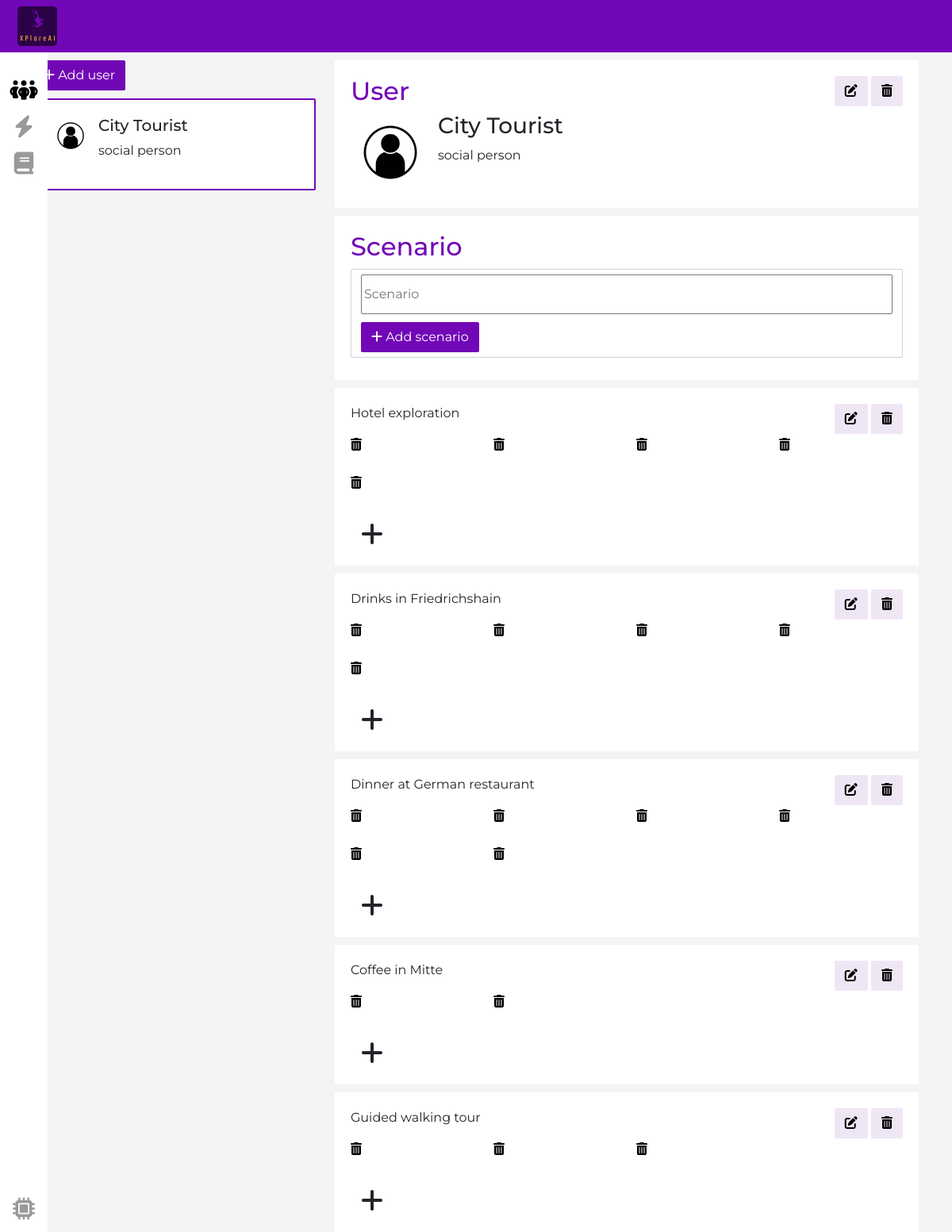
The app's page /fdd_app/persona=36/create_scenarios, older data.
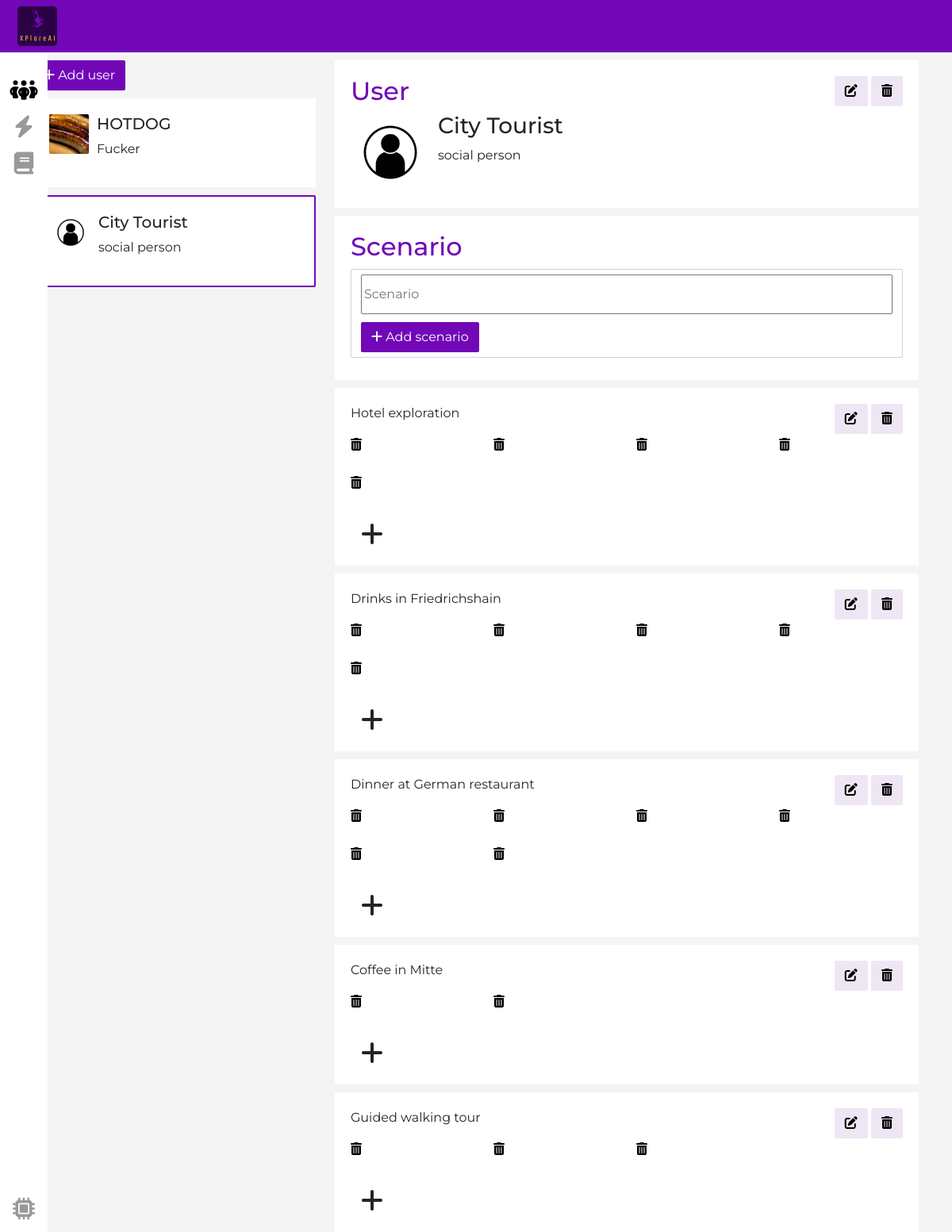
The same page, newer data.
### fdd_app/models.py (models this page shows)
class Persona(models.Model):
  image = models.ImageField(upload_to='personas/', default='personas/default_persona.jpeg')
  name = models.CharField(max_length=100, blank=True)
  description = models.TextField(blank=True)

class Scenario(models.Model):
  persona = models.ForeignKey(Persona, on_delete=models.CASCADE, blank=True)
  description = models.CharField(max_length=300, blank=True)

class Sample(models.Model):
  persona = models.ForeignKey(Persona, on_delete=models.CASCADE, blank=True, default=-1)
  scenario = models.ForeignKey(Scenario, on_delete=models.CASCADE, blank=True, default=-1)
  image = models.ImageField(upload_to='images/')
  has_failure = models.BooleanField(default=False, blank=True)
  uploaded = models.BooleanField(default=False, blank=True)
  generated = models.BooleanField(default=False, blank=True)
  labelled = models.BooleanField(default=False, blank=True)
  tested = models.BooleanField(default=False, blank=True)
  assessed = models.BooleanField(default=False, blank=True)

### fdd_app/views.py (the view, shortened to what this page needs)
# urls.py: path('persona=<int:persona_id>/create_scenarios', views.create_scenarios, name='create_scenarios'),
def create_scenarios(request, persona_id):
  lastest_persona = Persona.objects.latest('id')
  scenario_form = ScenarioForm(request.POST)
  personas = Persona.objects.all().order_by("-id")
  persona = Persona.objects.get(id=persona_id)
  if request.method == "POST":
    if scenario_form.is_valid():
      scenario_form = scenario_form.save(commit=False)
      scenario_form.persona = persona
      scenario_form.save()
      return redirect('/fdd_app/persona={}/create_scenarios'.format(persona_id))
  elif Scenario.objects.all().count() > 0:
    latest_scenario = Scenario.objects.latest('id')
    scenarios = Scenario.objects.filter(persona=persona).order_by("-id")
    scenario = Scenario.objects.earliest('id')
    samples_per_scenario = []
    for s in scenarios:
      samples = Sample.objects.filter(scenario=s, uploaded=True)
      samples_per_scenario.append({'scenario': s, 'samples': samples})
    return render(request, 'fdd_app/create_scenarios.html',
      {
      'latest_persona': lastest_persona,
      'latest_scenario': latest_scenario,
      'scenario_form': scenario_form,
      'personas': personas,
      'persona': persona,
      'scenarios': scenarios,
      'scenario': scenario,
      'samples_per_scenario': samples_per_scenario,
      })

### fdd_app/forms.py
class ScenarioForm(forms.ModelForm):
  description = forms.CharField(widget=forms.TextInput(attrs={'placeholder': 'Scenario'}), label="", required=False)
  class Meta:
    model = Scenario
    exclude = ['persona']

### fdd_app/templates/fdd_app/create_scenarios.html (shortened to what the changed rows need)
<!DOCTYPE html>
<html lang="en">
<head>
  {% load static %}
  <link rel="stylesheet" type="text/css" href="{% static 'fdd_app/css/style.css' %}">
  <link href="https://cdn.jsdelivr.net/npm/bootstrap@5.2.0-beta1/dist/css/bootstrap.min.css" rel="stylesheet">
  <link rel="stylesheet" href="https://rawgit.com/enyo/dropzone/master/dist/dropzone.css">
</head>
<body class="font greybackground">
  <div class="container">
    <div class="row greybackground">
      <div class="col-4">
        {% for p in personas %}
          <div class="{% if p.id == persona.id %}myactive mycard hovershaddow{% else %}mycard hovershaddow{%endif%} margin-bottom-small position-relative d-flex">
            <img class="thumb margin-right-small" src="{{p.image.url}}" alt="/media/personas/default_persona.jpeg">
            <div>
              <h5>{{p.name}}</h5>
              <p>{{p.description}}</p>
            </div>
          </div>
        {% endfor %}
      </div>
      <div class="col-8">
        <div class="whitebackground margin-top-small padding20px">
          <div class="d-flex justify-content-between">
            <h2 class="purple-color">User</h2>
          </div>
          <div class="d-flex">
            <img class="largethumb margin-right-small" src="{{persona.image.url}}" alt="/media/personas/default_persona.jpeg">
            <div>
              <h3>{{persona.name}}</h3>
              <p>{{persona.description}}</p>
            </div>
          </div>
        </div>
        <div class="whitebackground margin-top-small padding20px">
          <h2 class="purple-color">Scenario</h2>
        </div>
        {% if scenarios|length > 0 %}
          {% for item in samples_per_scenario %}
          <div class="whitebackground margin-top-small padding20px">
            <div class="d-flex justify-content-between">
              <div>
                <p>{{item.scenario.description}}</p>
              </div>
              <div>
                <a class="btn secondary" href="/fdd_app/persona={{persona.id}}/scenario={{item.scenario.id}}/update_scenario"><i class="fa-solid fa-pen-to-square"></i></a>
                <a class="btn secondary" href="/fdd_app/persona={{persona.id}}/scenario={{item.scenario.id}}/delete_scenario"><i class="fa-solid fa-trash-can"></i></a>
              </div>
            </div>
            <div class="row">
              {% for sa in item.samples %}
              <div class="col-3">
                <div class="d-flex justify-content-start">
                  <a class="link-black" href="/fdd_app/persona={{persona.id}}/scenario={{item.scenario.id}}/sample={{sa.id}}/delete_sample">
                    <i class="fa-solid fa-trash-can"></i>
                  </a>
                </div>
                <div>
                </div>
              </div>
              {% endfor %}
              <div>
                <button type="button" class="btn margin-top-small" data-bs-toggle="modal" data-bs-target="#exampleModal{{item.scenario.id}}">
                  <i class="fa-solid fa-plus fa-2xl"></i>
                </button>
              </div>
            </div>
          </div>
          {% endfor %}
        {% endif %}
        </div> <! -- END RIGHT -->
    </div> <! -- END ROW -->
  </div> <! -- END CONTAINER -->
</body>
</html>

Row changes from the older to the newer data that the page shows:
added Persona: image (picture), name "HOTDOG", description "Fucker"
